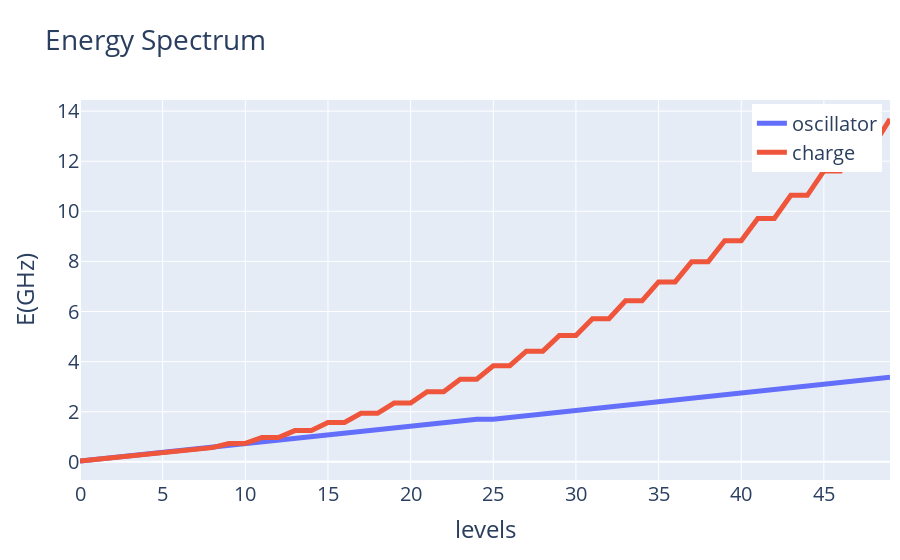

Here is the notebook cell this chart was saved with:
### Code cell
plotCompare(arange(len(oscillator)),{'oscillator':oscillator,'charge':charge},'Energy Spectrum','levels','E(GHz)')
